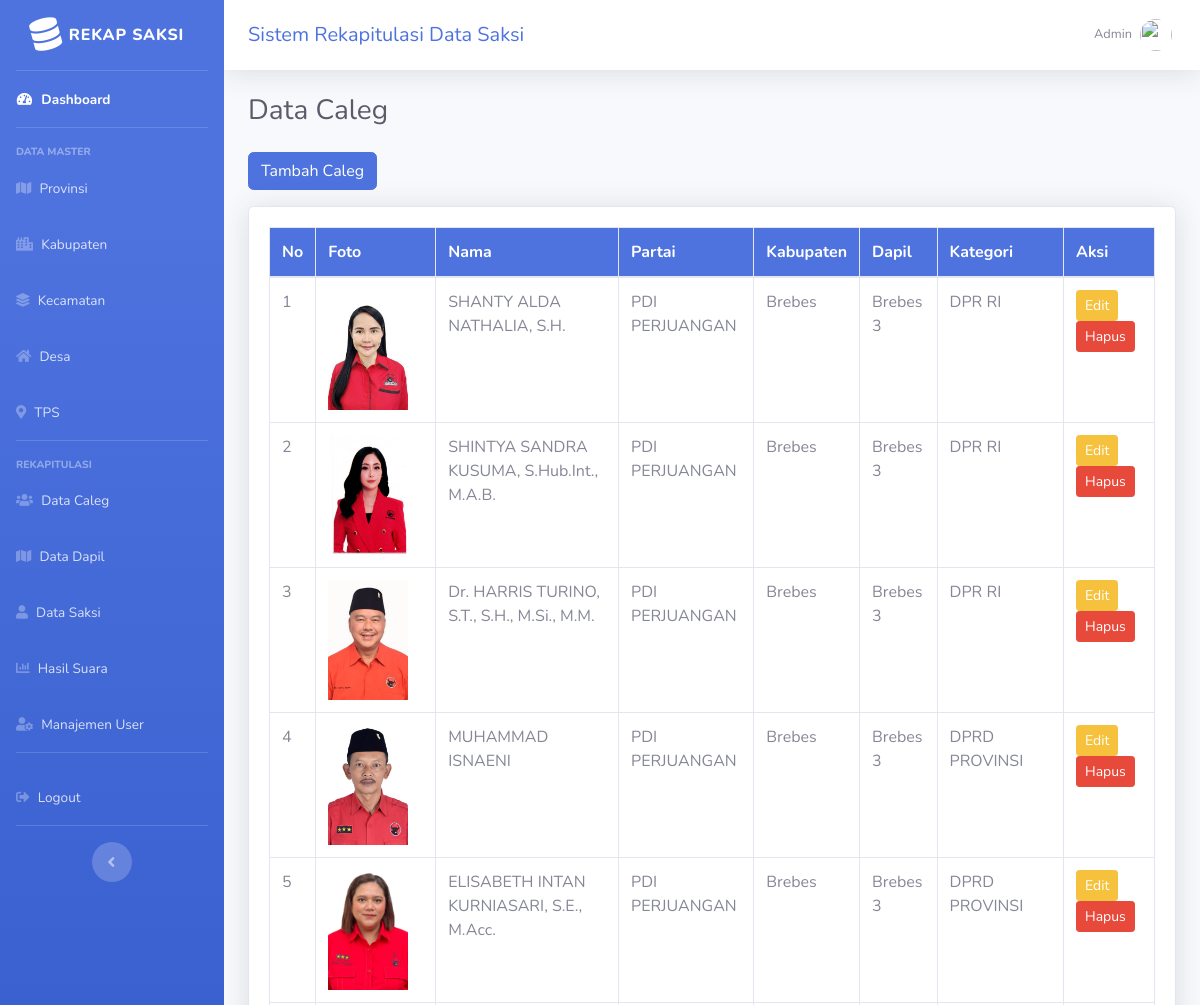
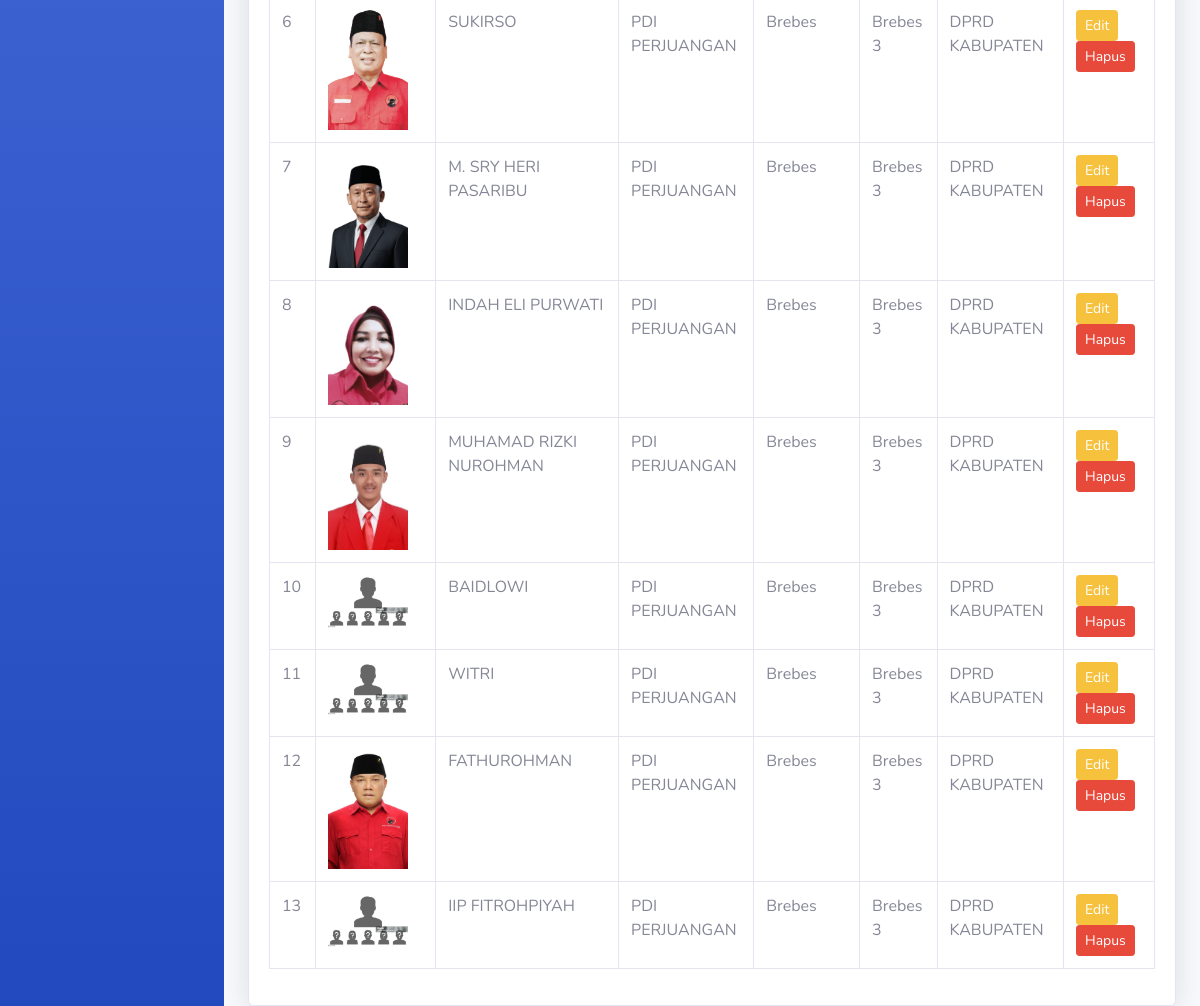
The app's page /index.php/administrator/caleg with its own data (2 pictures, top to bottom).
### tables this page shows
CREATE TABLE `caleg` (
  `id_caleg` int(11) NOT NULL,
  `id_dapil` int(11) NOT NULL,
  `nama_caleg` varchar(100) NOT NULL,
  `partai` enum('PKB','GERINDRA','PDI PERJUANGAN','GOLKAR','NASDEM','BURUH','GELORA','PKS','PKN','HANURA','GARUDA','PAN','PBB','DEMOKRAT','PSI','PERINDO','PPP','PARTAI UMMAT') NOT NULL,
  `kategori` enum('DPR RI','DPRD PROVINSI','DPRD KABUPATEN') NOT NULL,
  `foto` varchar(255) DEFAULT NULL
);

CREATE TABLE `kabupaten` (
  `id_kabupaten` int(11) NOT NULL,
  `id_provinsi` int(11) NOT NULL,
  `nama_kabupaten` varchar(100) NOT NULL
);

CREATE TABLE `dapil` (
  `id_dapil` int(11) NOT NULL,
  `id_kabupaten` int(11) NOT NULL,
  `nama_dapil` varchar(100) NOT NULL,
  `kategori` enum('DPR RI','DPRD PROVINSI','DPRD KABUPATEN') NOT NULL,
  `id_provinsi` int(11) DEFAULT NULL,
  `id_kecamatan` int(11) DEFAULT NULL,
  `id_desa` int(11) DEFAULT NULL,
  `id_tps` int(11) DEFAULT NULL
);

### application/controllers/administrator/caleg.php (called while the page is built, shortened)
<?php
class Caleg extends CI_Controller {
    public function __construct()
    {
        $this->load->model('caleg_model');
        $this->load->model('dapil_model');
        $this->load->model('kabupaten_model');
    }
    public function index()
    {
        $data['caleg'] = $this->caleg_model->tampil_data();
        $this->load->view('templates_administrator/header');
        $this->load->view('templates_administrator/sidebar');
        $this->load->view('administrator/caleg', $data);
        $this->load->view('templates_administrator/footer');
    }
}

### index.php (called while the page is built, shortened)
<?php
require_once BASEPATH.'core/CodeIgniter.php';

### application/models/caleg_model.php (called while the page is built, shortened)
<?php
class Caleg_model extends CI_Model {
    public function tampil_data()
    {
        $this->db->select('
            caleg.*,
            dapil.nama_dapil,
            kabupaten.nama_kabupaten
        ');
        $this->db->from('caleg');
        $this->db->join(
            'dapil',
            'dapil.id_dapil = caleg.id_dapil'
        );
        $this->db->join(
            'kabupaten',
            'kabupaten.id_kabupaten = dapil.id_kabupaten'
        );
        return $this->db->get()->result();
    }
}

### application/views/administrator/caleg.php (the view)
<div class="container-fluid">
<h1 class="h3 mb-4 text-gray-800">Data Caleg</h1>
<a href="<?= site_url('index.php/administrator/caleg/input') ?>"
class="btn btn-primary mb-3">
Tambah Caleg
</a>
<div class="card shadow">
<div class="card-body">
<table class="table table-bordered">
<thead class="bg-primary text-white">
<tr>
    <th>No</th>
    <th>Foto</th>
    <th>Nama</th>
    <th>Partai</th>
    <th>Kabupaten</th>
    <th>Dapil</th>
    <th>Kategori</th>
    <th>Aksi</th>
</tr>
</thead>
<tbody>
<?php $no=1; foreach($caleg as $c): ?>
<tr>
<td><?= $no++ ?></td>
<td width="120">
<img src="<?= base_url('uploads/caleg/'.$c->foto) ?>"
width="80">
</td>
<td><?= $c->nama_caleg ?></td>
<td><?= $c->partai ?></td>
<td><?= $c->nama_kabupaten ?></td>
<td><?= $c->nama_dapil ?></td>
<td><?= $c->kategori ?></td>
<td>
<a href="<?= site_url('index.php/administrator/caleg/edit/'.$c->id_caleg) ?>"
class="btn btn-warning btn-sm">
Edit
</a>
<a href="<?= site_url('index.php/administrator/caleg/hapus/'.$c->id_caleg) ?>"
class="btn btn-danger btn-sm"
onclick="return confirm('Hapus data?')">
Hapus
</a>
</td>
</tr>
<?php endforeach; ?>
</tbody>
</table>
</div>
</div>
</div>

### application/views/templates_administrator/header.php (shortened to what this page needs)
<!DOCTYPE html>
<html lang="en">
<head>
    <link href="<?php echo base_url() ?>assets/vendor/fontawesome-free/css/all.min.css" rel="stylesheet" type="text/css">
    <link href="<?php echo base_url() ?>assets/css/sb-admin-2.min.css" rel="stylesheet">
</head>

### application/views/templates_administrator/sidebar.php (shortened to what this page needs)
<body id="page-top">
<div id="wrapper">
    <ul class="navbar-nav bg-gradient-primary sidebar sidebar-dark accordion"
        id="accordionSidebar">
        <a class="sidebar-brand d-flex align-items-center justify-content-center"
           href="<?= base_url('index.php/administrator/dashboard') ?>">
            <div class="sidebar-brand-icon rotate-n-15">
                <i class="fas fa-database"></i>
            </div>
            <div class="sidebar-brand-text mx-2">
                Rekap Saksi
            </div>
        </a>
        <hr class="sidebar-divider my-0">
        <li class="nav-item active">
            <a class="nav-link"
               href="<?= base_url('index.php/administrator/dashboard') ?>">
                <i class="fas fa-fw fa-tachometer-alt"></i>
                <span>Dashboard</span>
            </a>
        </li>
        <hr class="sidebar-divider">
        <div class="sidebar-heading">
            Data Master
        </div>
        <li class="nav-item">
            <a class="nav-link"
               href="<?= base_url('index.php/administrator/provinsi') ?>">
                <i class="fas fa-map"></i>
                <span>Provinsi</span>
            </a>
        </li>
        <li class="nav-item">
            <a class="nav-link"
               href="<?= base_url('index.php/administrator/kabupaten') ?>">
                <i class="fas fa-city"></i>
                <span>Kabupaten</span>
            </a>
        </li>
        <li class="nav-item">
            <a class="nav-link"
               href="<?= base_url('index.php/administrator/kecamatan') ?>">
                <i class="fas fa-layer-group"></i>
                <span>Kecamatan</span>
            </a>
        </li>
        <li class="nav-item">
            <a class="nav-link"
               href="<?= base_url('index.php/administrator/desa') ?>">
                <i class="fas fa-home"></i>
                <span>Desa</span>
            </a>
        </li>
        <li class="nav-item">
            <a class="nav-link"
               href="<?= base_url('index.php/administrator/tps') ?>">
                <i class="fas fa-map-marker-alt"></i>
                <span>TPS</span>
            </a>
        </li>
        <hr class="sidebar-divider">
        <div class="sidebar-heading">
            Rekapitulasi
        </div>
        <li class="nav-item">
            <a class="nav-link"
               href="<?= base_url('index.php/administrator/caleg') ?>">
                <i class="fas fa-users"></i>
                <span>Data Caleg</span>
            </a>
        </li>
        <li class="nav-item">
            <a class="nav-link"
               href="<?= base_url('index.php/administrator/dapil') ?>">
                <i class="fas fa-map"></i>
                <span>Data Dapil</span>
            </a>
        </li>
        <li class="nav-item">
            <a class="nav-link"
               href="<?= base_url('index.php/administrator/saksi') ?>">
                <i class="fas fa-user"></i>
                <span>Data Saksi</span>
            </a>
        </li>
        <li class="nav-item">
            <a class="nav-link"
               href="<?= base_url('index.php/administrator/hasil_suara') ?>">
                <i class="fas fa-chart-bar"></i>
                <span>Hasil Suara</span>
            </a>
        </li>
        <li class="nav-item">
            <a class="nav-link"
               href="<?= base_url('index.php/administrator/user') ?>">
                <i class="fas fa-user-cog"></i>
                <span>Manajemen User</span>
            </a>
        </li>
        <hr class="sidebar-divider">
        <li class="nav-item">
            <a class="nav-link"
               href="<?= base_url('index.php/administrator/auth/logout') ?>">
                <i class="fas fa-sign-out-alt"></i>
                <span>Logout</span>
            </a>
        </li>
        <hr class="sidebar-divider d-none d-md-block">
        <div class="text-center d-none d-md-inline">
            <button class="rounded-circle border-0"
                    id="sidebarToggle"></button>
        </div>
    </ul>
    <div id="content-wrapper" class="d-flex flex-column">
        <div id="content">
            <nav class="navbar navbar-expand navbar-light bg-white topbar mb-4 static-top shadow">
                <h5 class="ml-2 mt-2 text-primary">
                    Sistem Rekapitulasi Data Saksi
                </h5>
                <ul class="navbar-nav ml-auto">
                    <li class="nav-item dropdown no-arrow">
                        <a class="nav-link dropdown-toggle"
                           href="#"
                           id="userDropdown"
                           role="button"
                           data-toggle="dropdown"
                           aria-haspopup="true"
                           aria-expanded="false">
                            <span class="mr-2 d-none d-lg-inline text-gray-600 small">
                                Admin
                            </span>
                            <img class="img-profile rounded-circle"
                                 src="<?= base_url('assets/img/user.png') ?>"
                                 width="40">
                        </a>
                    </li>
                </ul>
            </nav>

### application/views/templates_administrator/footer.php (shortened to what this page needs)
</body>
</html>

### records on screen
caleg: foto (picture), nama_caleg "SHANTY ALDA NATHALIA, S.H.", partai "PDI PERJUANGAN", kabupaten.nama_kabupaten "Brebes", id_dapil.nama_dapil "Brebes 3", kategori "DPR RI"
caleg: foto (picture), nama_caleg "SHINTYA SANDRA KUSUMA, S.Hub.Int., M.A.B.", partai "PDI PERJUANGAN", kabupaten.nama_kabupaten "Brebes", id_dapil.nama_dapil "Brebes 3", kategori "DPR RI"
caleg: foto (picture), nama_caleg "Dr. HARRIS TURINO, S.T., S.H., M.Si., M.M.", partai "PDI PERJUANGAN", kabupaten.nama_kabupaten "Brebes", id_dapil.nama_dapil "Brebes 3", kategori "DPR RI"
caleg: foto (picture), nama_caleg "MUHAMMAD ISNAENI", partai "PDI PERJUANGAN", kabupaten.nama_kabupaten "Brebes", id_dapil.nama_dapil "Brebes 3", kategori "DPRD PROVINSI"
caleg: foto (picture), nama_caleg "ELISABETH INTAN KURNIASARI, S.E., M.Acc.", partai "PDI PERJUANGAN", kabupaten.nama_kabupaten "Brebes", id_dapil.nama_dapil "Brebes 3", kategori "DPRD PROVINSI"
caleg: foto (picture), nama_caleg "SUKIRSO", partai "PDI PERJUANGAN", kabupaten.nama_kabupaten "Brebes", id_dapil.nama_dapil "Brebes 3", kategori "DPRD KABUPATEN"
caleg: foto (picture), nama_caleg "M. SRY HERI PASARIBU", partai "PDI PERJUANGAN", kabupaten.nama_kabupaten "Brebes", id_dapil.nama_dapil "Brebes 3", kategori "DPRD KABUPATEN"
caleg: foto (picture), nama_caleg "INDAH ELI PURWATI", partai "PDI PERJUANGAN", kabupaten.nama_kabupaten "Brebes", id_dapil.nama_dapil "Brebes 3", kategori "DPRD KABUPATEN"
caleg: foto (picture), nama_caleg "MUHAMAD RIZKI NUROHMAN", partai "PDI PERJUANGAN", kabupaten.nama_kabupaten "Brebes", id_dapil.nama_dapil "Brebes 3", kategori "DPRD KABUPATEN"
caleg: foto (picture), nama_caleg "BAIDLOWI", partai "PDI PERJUANGAN", kabupaten.nama_kabupaten "Brebes", id_dapil.nama_dapil "Brebes 3", kategori "DPRD KABUPATEN"
caleg: foto (picture), nama_caleg "WITRI", partai "PDI PERJUANGAN", kabupaten.nama_kabupaten "Brebes", id_dapil.nama_dapil "Brebes 3", kategori "DPRD KABUPATEN"
caleg: foto (picture), nama_caleg "FATHUROHMAN", partai "PDI PERJUANGAN", kabupaten.nama_kabupaten "Brebes", id_dapil.nama_dapil "Brebes 3", kategori "DPRD KABUPATEN"
caleg: foto (picture), nama_caleg "IIP FITROHPIYAH", partai "PDI PERJUANGAN", kabupaten.nama_kabupaten "Brebes", id_dapil.nama_dapil "Brebes 3", kategori "DPRD KABUPATEN"
